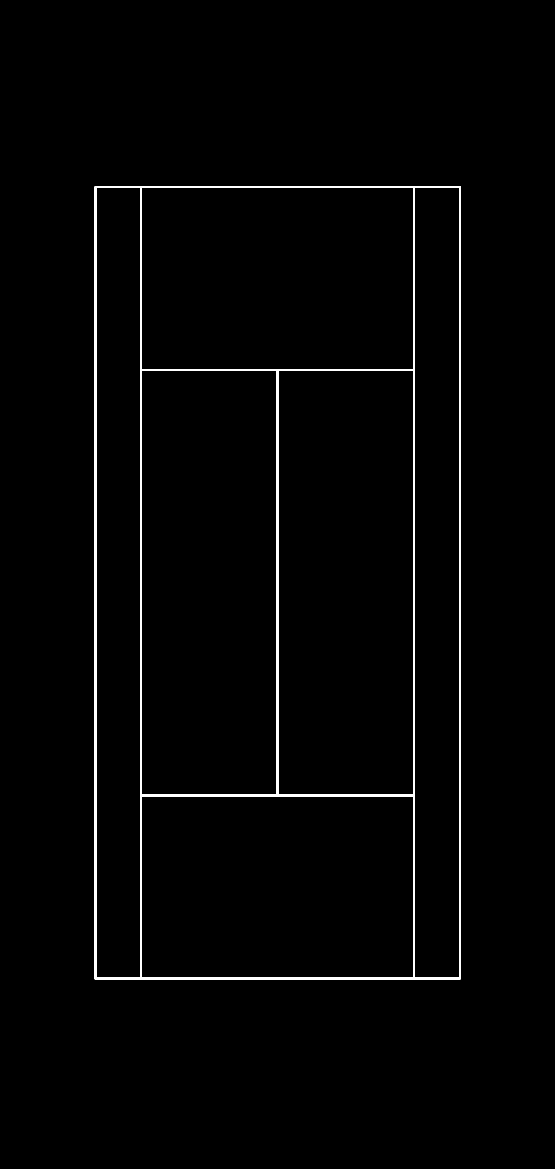
#> input picture tennis/lib/resource/court_reference.png, 1665 x 3506 px (shown at 1/3 size)
$ python -i court_detector.py   (imports and definitions only)
#> lines starting #> are read from the running program, lines starting #| are printed output that depends on the picture; after the words box and inside, x2 and y2 are one past the last pixel; in counts of white or black regions, pixels touching at a corner belong together
### tennis/lib/models/CourtDetectionModel.py
# -*- encoding: utf-8 -*-
"""
@author   :   yykzjh
@Contact  :   1378453948@qq.com
@DateTime :   2024/04/02 15:45
@Version  :   1.0
@License  :   (C)Copyright 2024
"""
import onnxruntime

from .AbstractModel import AbstractModel


class CourtDetectionModel(AbstractModel):
    """
    球场检测模型
    """

    def __init__(self):
        print("初始化球场检测模型对象")

    def init_model(self, model_path):
        print("初始化球场检测模型")

    def _pre_process(self, data):
        print("球场检测模型中的预处理")

    def inference(self, data):
        self._pre_process(data)
        print("球场检测模型中的推理")
        self._post_process(data)

    def _post_process(self, data):
        print("球场检测模型中的后处理")

### tennis/court_detector.py
# -*- encoding: utf-8 -*-
"""
@author   :   yykzjh
@Contact  :   1378453948@qq.com
@DateTime :   2024/04/02 15:20
@Version  :   1.0
@License  :   (C)Copyright 2024
"""
import os
import cv2
import time
import numpy as np
from sympy import Line
from itertools import combinations

from .lib.models.CourtDetectionModel import CourtDetectionModel

__all__ = [
    "CourtDetector"
]

court_detection_model = CourtDetectionModel()


class CourtDetector(object):
    """
    球场检测和跟踪
    """

    def __init__(self, max_age=40):
        self.colour_threshold = 200   # 二值化阈值
        self.dist_tau = 3  # 控制线宽的参数
        self.intensity_threshold = 40  # 判断球场线的参数
        self.minLineLength = 100  # 最短线段长度
        self.maxLineGap = 20  # 被判别为同一直线的最大距离
        self.v_width = 0
        self.v_height = 0
        self.gray = None
        self.pmatrix_list = []
        self.inv_pmatrix_list = []
        self.max_age = max_age
        self.best_conf = 12
        self.court_match_threshold = 2000
        self.frame_points = None

        # 测试全局模型是否可用
        court_detection_model.init_model("")
        court_detection_model.inference(None)


    def detect_court(self, frame):
        """
        对外暴露的检测球场线接口
        :param frame: 当前帧的图像
        :return:
        """
        if len(self.pmatrix_list) == 0:
            return self._detect_court(frame)
        else:
            return self._track_court(frame, cdist=None)

    def _detect_court(self, frame):
        """
        检测球场线
        :param frame: 当前帧的图像
        :return: 球场线
        """
        # 获取二值化阈值分割图
        self.gray = self._threshold(frame)
        # 获取图像长宽
        self.v_height, self.v_width = self.gray.shape

        # 过滤出球场线
        filtered = self._filter_pixels(self.gray)

        # 霍夫变换检测水平和垂直的直线
        horizontal_lines, vertical_lines = self._detect_lines(filtered)

        # 获取实际球场线和参照球场线之间透视变换的变换矩阵
        pmatrix, inv_pmatrix, score = self._find_homography(horizontal_lines, vertical_lines)
        # 变换矩阵添加到列表中
        self.pmatrix_list.append(pmatrix)
        self.pmatrix_list = self.pmatrix_list[-self.max_age:]
        self.inv_pmatrix_list.append(inv_pmatrix)
        self.inv_pmatrix_list = self.inv_pmatrix_list[-self.max_age:]

        # 将参照球场变换后返回
        lines = self._find_lines_location()

        return lines

    # [96 lines left out: function _track_court, not called in this run]

    def _threshold(self, frame):
        """
        白色像素的简单阈值处理
        :param frame: 当前帧的图像
        :return: 当前帧的灰度图
        """
        gray = cv2.cvtColor(frame, cv2.COLOR_BGR2GRAY)
        gray = cv2.threshold(gray, 200, 255, cv2.THRESH_BINARY)[1]
        return gray

    def _filter_pixels(self, gray):
        """
        使用球场线结构筛选像素
        :param gray: 当前帧的灰度图
        :return: 过滤后的球场线灰度图
        """
        for i in range(self.dist_tau, len(gray) - self.dist_tau):
            for j in range(self.dist_tau, len(gray[0]) - self.dist_tau):
                if gray[i, j] == 0:
                    continue
                if (gray[i, j] - gray[i + self.dist_tau, j] > self.intensity_threshold) and (gray[i, j] - gray[i - self.dist_tau, j] > self.intensity_threshold):
                    continue
                if (gray[i, j] - gray[i, j + self.dist_tau] > self.intensity_threshold) and (gray[i, j] - gray[i, j - self.dist_tau] > self.intensity_threshold):
                    continue
                gray[i, j] = 0
        return gray

    def _detect_lines(self, filtered):
        """
        使用 Hough 变换查找画面中的所有直线
        :param filtered: 过滤后的灰度图
        :return:
        """
        # 霍夫变换提取直线
        lines = cv2.HoughLinesP(filtered, 1, np.pi / 180, 80, minLineLength=self.minLineLength, maxLineGap=self.maxLineGap)
        lines = np.squeeze(lines)

        # 划分水平和垂直的直线
        horizontal, vertical = self._classify_lines(lines)

        # 合并直线
        horizontal, vertical = self._merge_lines(horizontal, vertical)

        return horizontal, vertical

    def _classify_lines(self, lines):
        """
        将直线分为垂直线和水平线
        :param lines: 检测出的所有直线
        :return: 水平直线，垂直直线
        """
        horizontal = []
        vertical = []
        highest_vertical_y = np.inf
        lowest_vertical_y = 0
        for line in lines:
            x1, y1, x2, y2 = line
            dx = abs(x1 - x2)
            dy = abs(y1 - y2)
            if dx > 2 * dy:
                horizontal.append(line)
            else:
                vertical.append(line)
                highest_vertical_y = min(highest_vertical_y, y1, y2)
                lowest_vertical_y = max(lowest_vertical_y, y1, y2)

        # 使用垂直直线的最低点和最高点过滤水平线
        clean_horizontal = []
        h = lowest_vertical_y - highest_vertical_y
        lowest_vertical_y += h / 15
        highest_vertical_y -= h * 2 / 15
        for line in horizontal:
            x1, y1, x2, y2 = line
            if lowest_vertical_y > y1 > highest_vertical_y and lowest_vertical_y > y1 > highest_vertical_y:
                clean_horizontal.append(line)
        return clean_horizontal, vertical

    def _merge_lines(self, horizontal_lines, vertical_lines):
        """
        合并属于同一框架的直线
        :param horizontal_lines: 水平直线
        :param vertical_lines: 垂直直线
        :return: 合并后的水平直线，合并后的垂直直线
        """
        # 合并水平直线
        horizontal_lines = sorted(horizontal_lines, key=lambda item: item[0])
        mask = [True] * len(horizontal_lines)
        new_horizontal_lines = []
        for i, line in enumerate(horizontal_lines):
            if mask[i]:
                for j, s_line in enumerate(horizontal_lines[i + 1:]):
                    if mask[i + j + 1]:
                        x1, y1, x2, y2 = line
                        x3, y3, x4, y4 = s_line
                        dy = abs(y3 - y2)
                        if dy < 10:
                            points = sorted([(x1, y1), (x2, y2), (x3, y3), (x4, y4)], key=lambda x: x[0])
                            line = np.array([*points[0], *points[-1]])
                            mask[i + j + 1] = False
                new_horizontal_lines.append(line)

        # 合并垂直直线
        vertical_lines = sorted(vertical_lines, key=lambda item: item[1])
        xl, yl, xr, yr = (0, self.v_height * 6 / 7, self.v_width, self.v_height * 6 / 7)
        mask = [True] * len(vertical_lines)
        new_vertical_lines = []
        for i, line in enumerate(vertical_lines):
            if mask[i]:
                for j, s_line in enumerate(vertical_lines[i + 1:]):
                    if mask[i + j + 1]:
                        x1, y1, x2, y2 = line
                        x3, y3, x4, y4 = s_line
                        xi, yi = self._line_intersection(((x1, y1), (x2, y2)), ((xl, yl), (xr, yr)))
                        xj, yj = self._line_intersection(((x3, y3), (x4, y4)), ((xl, yl), (xr, yr)))

                        dx = abs(xi - xj)
                        if dx < 10:
                            points = sorted([(x1, y1), (x2, y2), (x3, y3), (x4, y4)], key=lambda x: x[1])
                            line = np.array([*points[0], *points[-1]])
                            mask[i + j + 1] = False
                new_vertical_lines.append(line)

        return new_horizontal_lines, new_vertical_lines

    def _line_intersection(self, line1, line2):
        """
        查找两条直线的交点
        :param line1: 第一条直线
        :param line2: 第二条直线
        :return: 返回两条直线的交点
        """
        l1 = Line(line1[0], line1[1])
        l2 = Line(line2[0], line2[1])
        intersection = l1.intersection(l2)

        return intersection[0].coordinates

    def _find_homography(self, horizontal_lines, vertical_lines):
        """
        使用 4 对匹配点查找从参照球场到框架球场的变换
        :param horizontal_lines: 水平直线
        :param vertical_lines: 垂直直线
        :return:
        """
        max_score = -np.inf
        max_mat = None
        max_inv_mat = None

        # 循环遍历每一对水平线和每一对垂直线
        for horizontal_pair in list(combinations(horizontal_lines, 2)):
            for vertical_pair in list(combinations(vertical_lines, 2)):
                h1, h2 = horizontal_pair
                v1, v2 = vertical_pair
                # 寻找所有直线的交点
                i1 = self._line_intersection((tuple(h1[:2]), tuple(h1[2:])), (tuple(v1[0:2]), tuple(v1[2:])))
                i2 = self._line_intersection((tuple(h1[:2]), tuple(h1[2:])), (tuple(v2[0:2]), tuple(v2[2:])))
                i3 = self._line_intersection((tuple(h2[:2]), tuple(h2[2:])), (tuple(v1[0:2]), tuple(v1[2:])))
                i4 = self._line_intersection((tuple(h2[:2]), tuple(h2[2:])), (tuple(v2[0:2]), tuple(v2[2:])))
                intersections = [i1, i2, i3, i4]
                intersections = self._sort_intersection_points(intersections)

                # 寻找变换矩阵
                for num, points in COURT_CONFERENCE.court_conf.items():
                    matrix, _ = cv2.findHomography(np.float32(points), np.float32(intersections), method=0)
                    inv_matrix = cv2.invert(matrix)[1]
                    # 获取变换得分
                    confi_score = self._get_confi_score(matrix)
                    # 维护得分最大的变换
                    if max_score < confi_score:
                        max_score = confi_score
                        max_mat = matrix
                        max_inv_mat = inv_matrix
                        self.best_conf = num
                        if max_score > self.court_match_threshold:
                            return max_mat, max_inv_mat, max_score

        return max_mat, max_inv_mat, max_score

    def _sort_intersection_points(self, intersections):
        """
        将交叉点从左上角向右下角排序
        :param intersections:
        :return:
        """
        """
        sort intersection points from top left to bottom right
        """
        y_sorted = sorted(intersections, key=lambda x: x[1])
        p12 = y_sorted[:2]
        p34 = y_sorted[2:]
        p12 = sorted(p12, key=lambda x: x[0])
        p34 = sorted(p34, key=lambda x: x[0])
        return p12 + p34

    def _get_confi_score(self, matrix):
        """
        计算转换得分
        :param matrix: 透视变换矩阵
        :return: 得分
        """
        court = cv2.warpPerspective(COURT_CONFERENCE.court, matrix, self.gray.shape[::-1])
        court[court > 0] = 1
        gray = self.gray.copy()
        gray[gray > 0] = 1
        correct = court * gray
        wrong = court - correct
        c_p = np.sum(correct)
        w_p = np.sum(wrong)
        return c_p - 0.5 * w_p

    def _find_lines_location(self):
        """
        将标准球场线转换为图像中的球场线
        :return: 图像中的球场线
        """
        conference_court_lines = np.array(COURT_CONFERENCE.conference_court_lines, dtype=np.float32).reshape((-1, 1, 2))
        lines = cv2.perspectiveTransform(conference_court_lines, self.pmatrix_list[-1]).reshape(-1)

        return lines


class CourtReference(object):
    """
    标准球场
    """

    def __init__(self):
        self.baseline_top = ((286, 561), (1379, 561))  # ab
        self.baseline_bottom = ((286, 2935), (1379, 2935))  # cd
        self.net = ((286, 1748), (1379, 1748))  # st
        self.left_court_line = ((286, 561), (286, 2935))  # ac
        self.right_court_line = ((1379, 561), (1379, 2935))  # bd
        self.left_inner_line = ((423, 561), (423, 2935))  # eg
        self.right_inner_line = ((1242, 561), (1242, 2935))  # fh
        self.middle_line = ((832, 1110), (832, 2386))  # mn
        self.top_inner_line = ((423, 1110), (1242, 1110))  # ij
        self.bottom_inner_line = ((423, 2386), (1242, 2386))  # kl
        self.top_extra_part = (832.5, 580)
        self.bottom_extra_part = (832.5, 2910)

        # self.court_conf = {1: [*self.baseline_top, *self.baseline_bottom],
        #                    2: [self.left_inner_line[0], self.right_inner_line[0], self.left_inner_line[1],
        #                        self.right_inner_line[1]],
        #                    3: [self.left_inner_line[0], self.right_court_line[0], self.left_inner_line[1],
        #                        self.right_court_line[1]],
        #                    4: [self.left_court_line[0], self.right_inner_line[0], self.left_court_line[1],
        #                        self.right_inner_line[1]],
        #                    5: [*self.top_inner_line, *self.bottom_inner_line],
        #                    6: [*self.top_inner_line, self.left_inner_line[1], self.right_inner_line[1]],
        #                    7: [self.left_inner_line[0], self.right_inner_line[0], *self.bottom_inner_line],
        #                    8: [self.right_inner_line[0], self.right_court_line[0], self.right_inner_line[1],
        #                        self.right_court_line[1]],
        #                    9: [self.left_court_line[0], self.left_inner_line[0], self.left_court_line[1],
        #                        self.left_inner_line[1]],
        #                    10: [self.top_inner_line[0], self.middle_line[0], self.bottom_inner_line[0],
        #                         self.middle_line[1]],
        #                    11: [self.middle_line[0], self.top_inner_line[1], self.middle_line[1],
        #                         self.bottom_inner_line[1]],
        #                    12: [*self.bottom_inner_line, self.left_inner_line[1], self.right_inner_line[1]]}

        self.court_conf = {5: [*self.top_inner_line, *self.bottom_inner_line],
                           12: [*self.bottom_inner_line, self.left_inner_line[1], self.right_inner_line[1]]}

        self.line_width = 1
        self.court_width = 1117
        self.court_height = 2408
        self.top_bottom_border = 549
        self.right_left_border = 274
        self.court_total_width = self.court_width + self.right_left_border * 2
        self.court_total_height = self.court_height + self.top_bottom_border * 2
        self.conference_court_lines = [*self.baseline_top, *self.baseline_bottom, *self.net, *self.left_court_line, *self.right_court_line,
                                       *self.left_inner_line, *self.right_inner_line, *self.middle_line, *self.top_inner_line, *self.bottom_inner_line]

        conference_court_image_path = os.path.join(os.path.dirname(__file__), "lib/resource/court_reference.png")
        self.court = cv2.cvtColor(cv2.imread(conference_court_image_path), cv2.COLOR_BGR2GRAY)
#> self.court: shape (3506, 1665); 1.2% white; 1 white region, box (x1, y1, x2, y2) and area: (284, 559, 1382, 2938) 72855


COURT_CONFERENCE = CourtReference()

>>> import cv2
>>> picture = cv2.imread('lib/resource/court_reference.png')
#> picture is the input picture: shape (3506, 1665, 3); 1.2% white; 1 white region, box (x1, y1, x2, y2) and area: (284, 559, 1382, 2938) 72855
>>> result = CourtDetector().detect_court(picture)
#> after the loop in _filter_pixels, `for i in range(self.dist_tau, len(gray) - self.dist_tau):`:
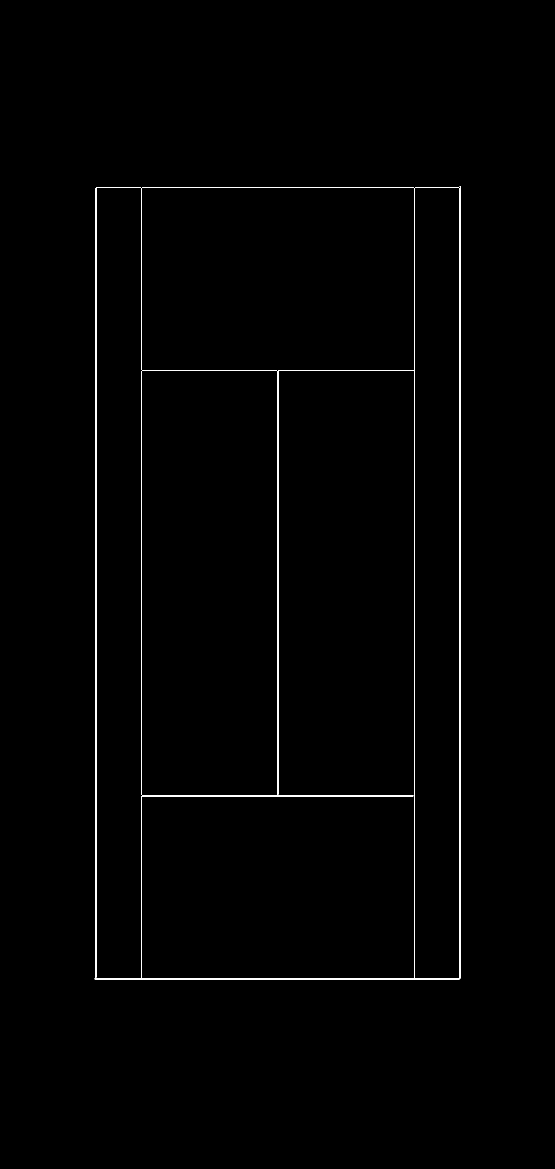
#> gray: shape (3506, 1665) (shown at 1/3 size); 0.75% white; 7 white regions, largest, box (x1, y1, x2, y2) and area: (284, 559, 1382, 2938) 10401, (286, 561, 421, 2933) 7503, (1242, 561, 1377, 2933) 7497
#> in _detect_lines, `lines = cv2.HoughLinesP(filtered, 1, np.pi / 180, 80, minLineLength=se..`: lines = 27 rows, first 6: [1242, 2937, 1242, 564], [425, 2937, 425, 564], [288, 2937, 288, 564], [286, 2937, 286, 564], [1243, 2937, 1243, 564], [423, 2937, 423, 564]
#> the loop in _classify_lines, `for line in lines:` made 27 passes
#> (x1, y1, x2, y2, dx, dy, highest_vertical_y) on passes 1 to 8: (1242, 2937, 1242, 564, 0, 2373, 564), (425, 2937, 425, 564, 0, 2373, 564), (288, 2937, 288, 564, 0, 2373, 564), (286, 2937, 286, 564, 0, 2373, 564), (1243, 2937, 1243, 564, 0, 2373, 564), (423, 2937, 423, 564, 0, 2373, 564), (1244, 2937, 1244, 564, 0, 2373, 564), (1379, 2934, 1379, 559, 0, 2375, 559)
#> after the loop in _classify_lines, `for line in lines:`: horizontal = 12 items, first 6: [284, 2935, 1378, 2935], [289, 563, 1376, 563], [284, 2936, 1378, 2936], [284, 2937, 1378, 2937], [289, 561, 1376, 561], [426, 2386, 1239, 2386]; vertical = 15 items, first 6: [1242, 2937, 1242, 564], [425, 2937, 425, 564], [288, 2937, 288, 564], [286, 2937, 286, 564], [1243, 2937, 1243, 564], [423, 2937, 423, 564]
#> in _classify_lines, `h = lowest_vertical_y - highest_vertical_y`: h = 2378
#> in _classify_lines, `lowest_vertical_y += h / 15`: lowest_vertical_y = 3095.5
#> in _classify_lines, `highest_vertical_y -= h * 2 / 15`: highest_vertical_y = 241.9
#> the loop in _classify_lines, `for line in horizontal:` made 12 passes
#> after the loop in _classify_lines, `for line in horizontal:`: clean_horizontal has the same summary as horizontal
#> in _merge_lines, `horizontal_lines = sorted(horizontal_lines, key=lambda item: item[0])`: horizontal_lines = 12 items, first 6: [284, 2935, 1378, 2935], [284, 2936, 1378, 2936], [284, 2937, 1378, 2937], [289, 563, 1376, 563], [289, 561, 1376, 561], [289, 562, 1376, 562]
#> in _merge_lines, `mask = [True] * len(horizontal_lines)`: mask = [True, True, True, True, True, True, True, True, True, True, True, True]
#> the loop in _merge_lines, `for i, line in enumerate(horizontal_lines):` made 12 passes
#> after the loop in _merge_lines, `for i, line in enumerate(horizontal_lines):`: mask = [True, False, False, True, False, False, True, True, False, False, False, False]; new_horizontal_lines = [[284, 2935, 1378, 2937], [289, 563, 1376, 562], [426, 2386, 1239, 2388], [426, 1112, 1239, 1110]]
#> in _merge_lines, `vertical_lines = sorted(vertical_lines, key=lambda item: item[1])`: vertical_lines = 15 items, first 6: [834, 2388, 834, 1113], [833, 2388, 833, 1113], [832, 2388, 832, 1113], [1379, 2934, 1379, 559], [1380, 2934, 1380, 559], [1381, 2934, 1381, 559]
#> in _merge_lines, `mask = [True] * len(vertical_lines)`: mask = [True, True, True, True, True, True, True, True, True, True, True, True, True, True, True]
#> the loop in _merge_lines, `for i, line in enumerate(vertical_lines):` made 15 passes
#> after the loop in _merge_lines, `for i, line in enumerate(vertical_lines):`: mask = [True, False, False, True, False, False, True, True, True, False, False, False, False, False, False]; new_vertical_lines = [[834, 1113, 832, 2388], [1379, 559, 1381, 2934], [1242, 564, 1244, 2937], [425, 564, 424, 2937], [288, 564, 287, 2937]]
#> in _detect_lines, `horizontal, vertical = self._merge_lines(horizontal, vertical)`: horizontal has the same summary as new_horizontal_lines in _merge_lines; vertical has the same summary as new_vertical_lines in _merge_lines
#> in _detect_court, `horizontal_lines, vertical_lines = self._detect_lines(filtered)`: horizontal_lines has the same summary as new_horizontal_lines in _merge_lines; vertical_lines has the same summary as new_vertical_lines in _merge_lines
#> the loop in _find_homography, `for horizontal_pair in list(combinations(horizontal_lines, 2)):` made 2 passes
#> horizontal_pair on passes 1 to 2: ([284, 2935, 1378, 2937], [289, 563, 1376, 562]), ([284, 2935, 1378, 2937], [426, 2386, 1239, 2388])
#> pass 1, in _get_confi_score, `court = cv2.warpPerspective(COURT_CONFERENCE.court, matrix, self.gray...`:
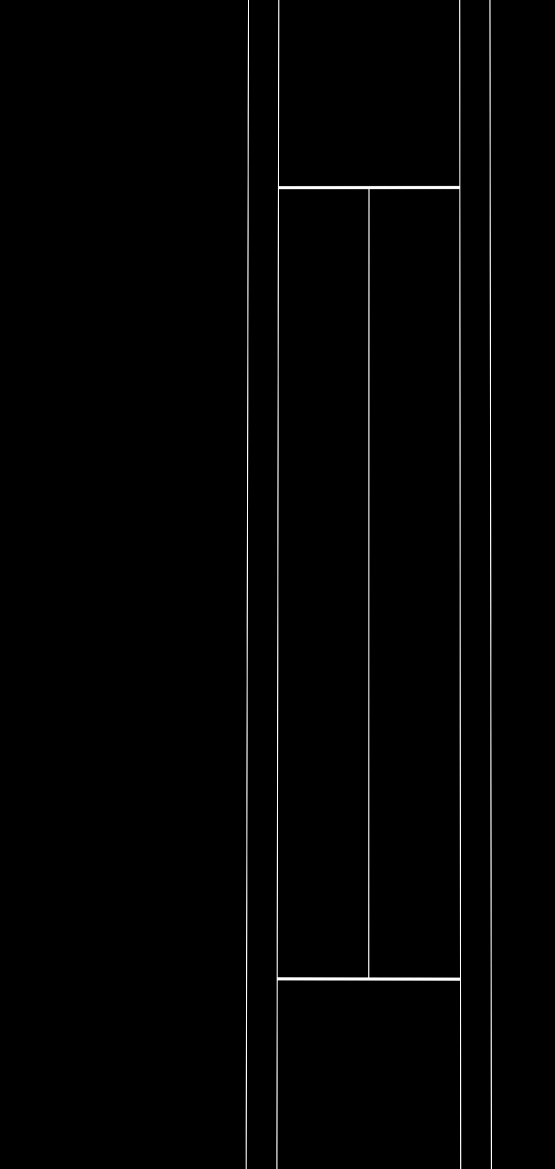
#> court: shape (3506, 1665) (shown at 1/3 size); min 0, max 255, mean 2.8
#> after the loop in _find_homography, `for horizontal_pair in list(combinations(horizontal_lines, 2)):`: max_inv_mat = [[1, 0.00108, -3.04], [-0.00523, 1.01, -7.48], [-1.16e-06, 1.55e-06, 1]]; max_mat = [[0.999, -0.00107, 3.03], [0.00519, 0.993, 7.44], [1.15e-06, -1.54e-06, 1]]; max_score = 14649; self.best_conf = 12
#> in _detect_court, `pmatrix, inv_pmatrix, score = self._find_homography(horizontal_lines, ..`: pmatrix has the same summary as max_mat in _find_homography; inv_pmatrix has the same summary as max_inv_mat in _find_homography; score = 14649
#> (the rest of the program and of its run is left out)
